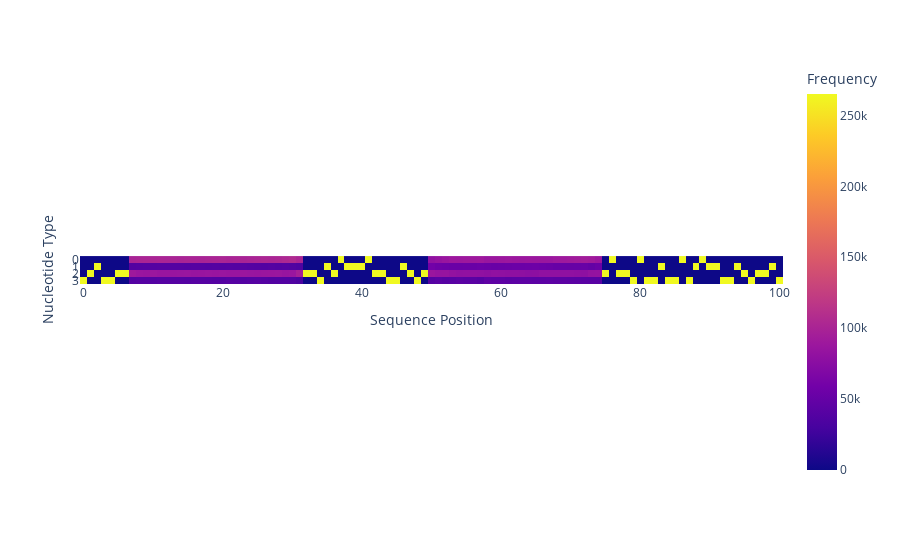

The notebook cell this image was saved under:
### Code cell
fig = px.imshow(summed.T, aspect='equal', labels={'x': 'Sequence Position', 'y': 'Nucleotide Type', 'color': 'Frequency'})
fig.show()

fig.write_html('../active-learning-save/heat_map.html')

### Figure 1 — Plotly figure (JSON) as saved in the notebook; plotly's stock layout.template omitted (floating-point values rounded to 4 significant figures; data arrays with more than 128 entries replaced by an {"elided": "..."} marker saying what was removed)
{"data": [{"coloraxis": "coloraxis", "hovertemplate": "Sequence Position: %{x}<br>Nucleotide Type: %{y}<br>Frequency: %{z}<extra></extra>", "name": "0", "type": "heatmap", "xaxis": "x", "yaxis": "y", "z": {"elided": "4x101 int values"}}], "layout": {"coloraxis": {"colorbar": {"title": {"text": "Frequency"}}, "colorscale": [[0, "#0d0887"], [0.1111, "#46039f"], [0.2222, "#7201a8"], [0.3333, "#9c179e"], [0.4444, "#bd3786"], [0.5556, "#d8576b"], [0.6667, "#ed7953"], [0.7778, "#fb9f3a"], [0.8889, "#fdca26"], [1, "#f0f921"]]}, "margin": {"t": 60}, "xaxis": {"anchor": "y", "constrain": "domain", "domain": [0, 1], "scaleanchor": "y", "title": {"text": "Sequence Position"}}, "yaxis": {"anchor": "x", "autorange": "reversed", "constrain": "domain", "domain": [0, 1], "title": {"text": "Nucleotide Type"}}}}
